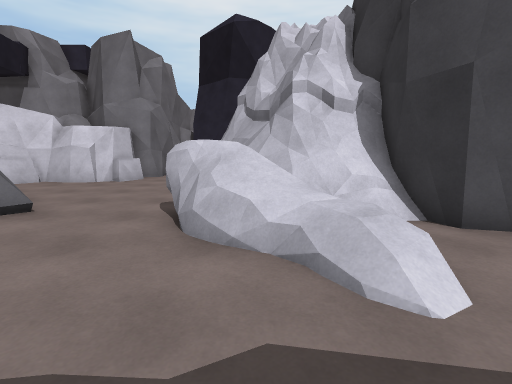
View 1 (above)

22 first-person views from a walk through a Unity game level. The camera is 1.4 m above the floor, tilts 8° down and sees 85° across. The floor is counted in squares, 1 m on a side. Each view is taken from the middle of a square. On the plan, view 1 faces up. The plan holds only what a view shows up to about 14 squares ahead; the rest is blank. The place goes on beyond the plan.

View 2
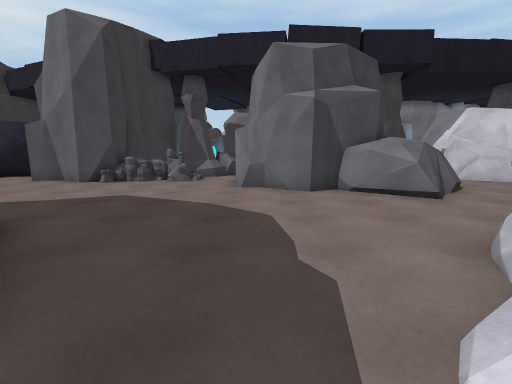

View 3
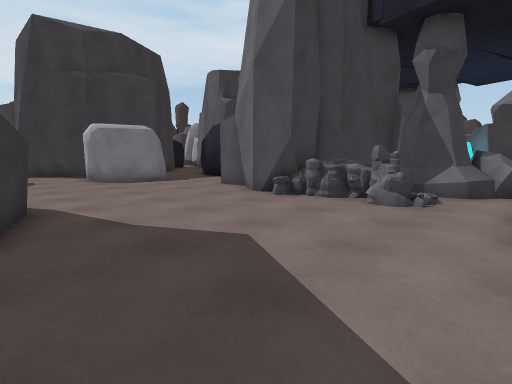

View 4
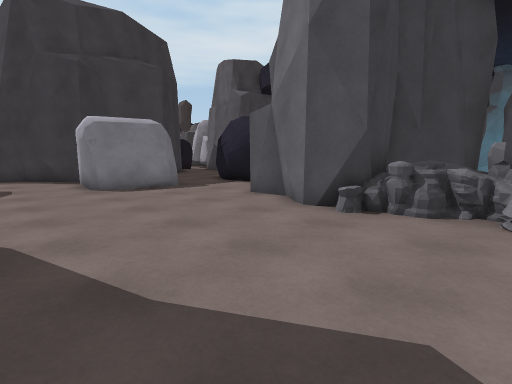

View 5
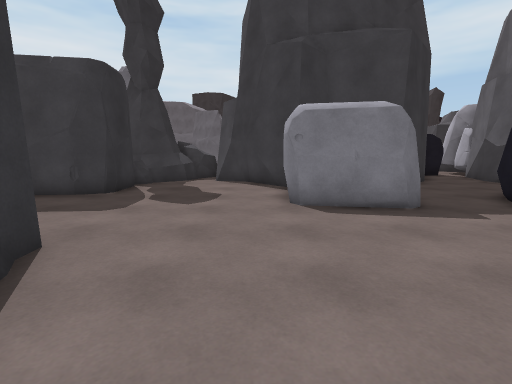

View 6
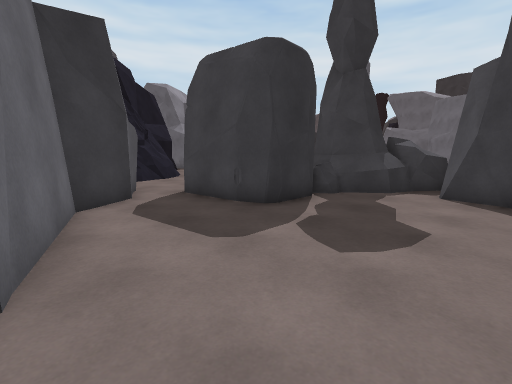

View 7
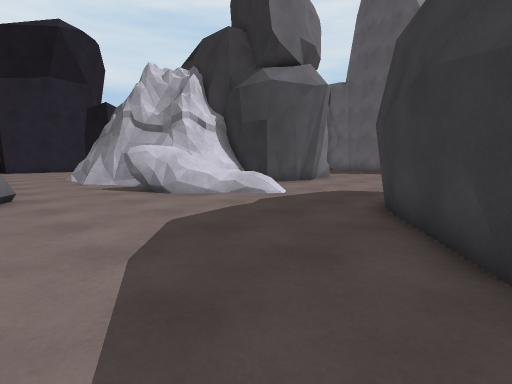

View 8
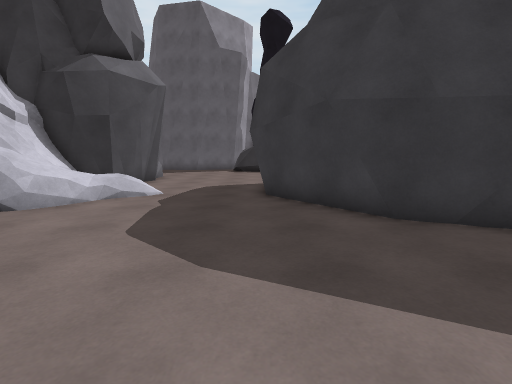

View 9
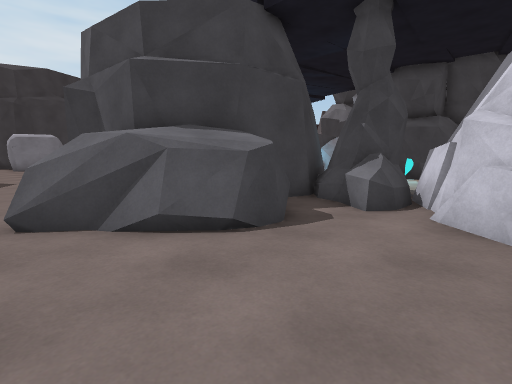

View 10
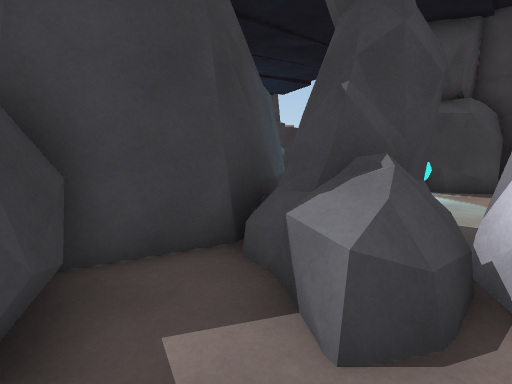

View 11
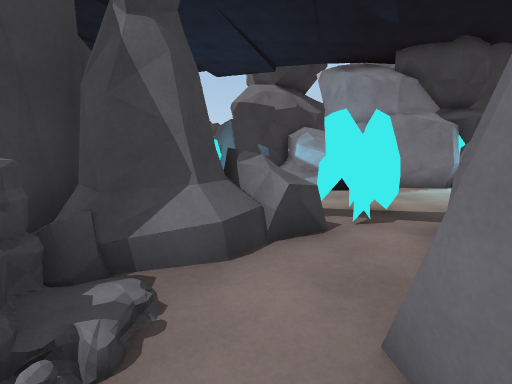

View 12
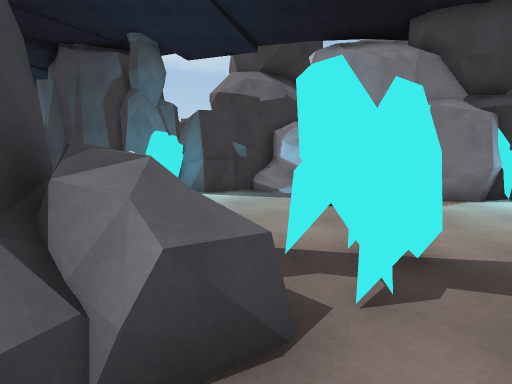

View 13
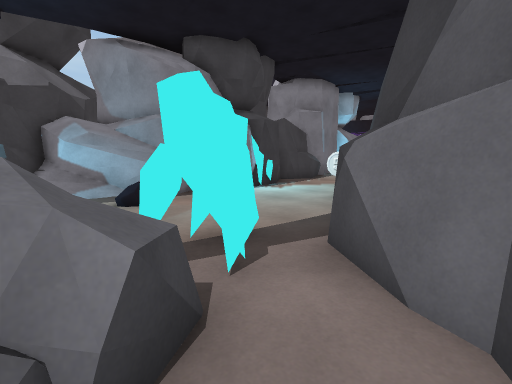

View 14
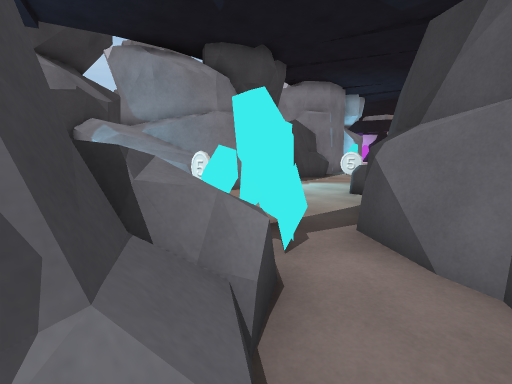

View 15
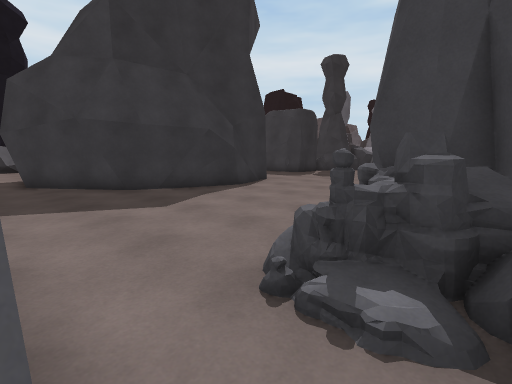

View 16
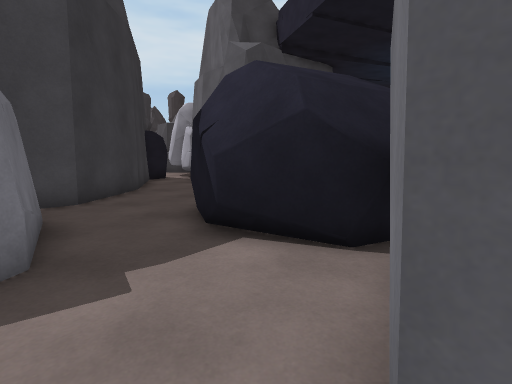

View 17
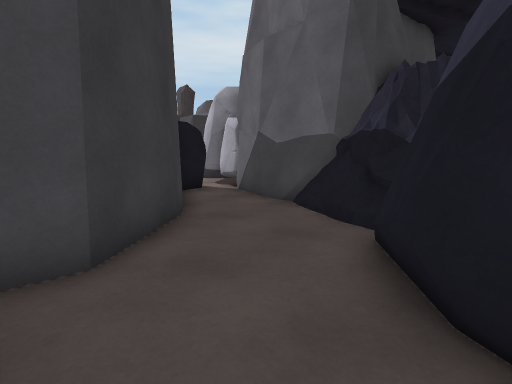

View 18
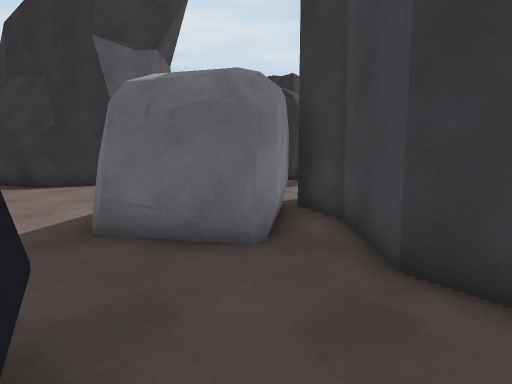

View 19
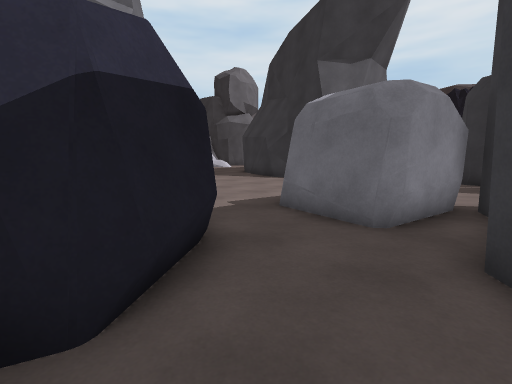

View 20
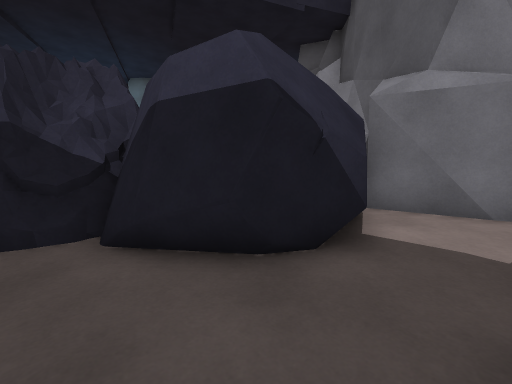

View 21
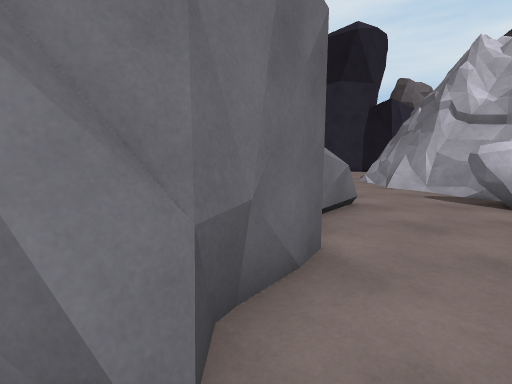

View 22
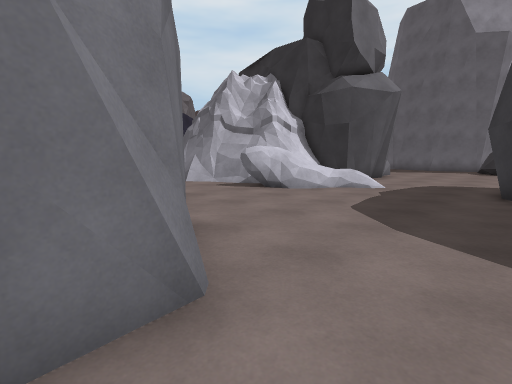

### Floor plan
Key: @ floor where view 1 was taken; # wall or solid block; . main floor; : floor 0.25 m higher than the main floor; / step, stairs or slope; = window, fence, low wall or low ledge; ^ raised ledge; v drop or lower ground; O other object.
Columns run from 26 left of view 1 to 6 right of it. Each row starts with its distance up from view 1.
 13               ##.##.... ##
 12              ###........##
 11             ##..........##
 10   ###......###=.........##
  9     ##...   ##=.OOO......##
  8      #..OOO ##..OOOO.....##
  7      #...OO#####OOOOO....v####
  6     ##.... #      OOO...O  =###
  5     #.....        OO.....O O .##
  4    ##......       #.......:  ..##
  3   ##^......##     #........//....
  2   ##.:O..OO###    #..............
  1 ###/.....OOO.##  ##..............
  0 ###........=..####........@......
 -1   ##...    #=..............##  ..
 -2   ##.     ###//...........##
 -3   #OO     ####OO.........##
 -4    O      ###OOO........##
 -5  #         ###OO.......##
 -6 ##           ##OO......#
 -7               ###......#
 -8                #.......#
 -9                #.......#
-10             ####.......#
-11             ###........###
-12           OOO............####
-13           OOOO..............##
-14          OOOOO..OOO..........##
-15         #OOOOO..OOOO..........#
-16         ##OOO..OO  O......OOOO...
-17         ##=....OOO O.....OOOOO...
-18         ##.......O#......O
-19         #=....######.....O
-20         #...###    ##....=#
-21         #...#       ###.####

Positions as (right, up) in squares from view 1, and headings:
1: (0, 0), facing up
2: (3, 1), facing left
3: (-3, 0), facing down-left
4: (-4, -3), facing down-left
5: (-6, -7), facing down
6: (-6, -11), facing down-right
7: (-6, -4), facing up-right
8: (-8, -1), facing right
9: (-5, 13), facing down-left
10: (-10, 11), facing down-left
11: (-10, -1), facing left
12: (-13, 0), facing left
13: (-13, -1), facing up-left
14: (-13, -2), facing up-left
15: (-13, 0), facing down-right
16: (-10, -10), facing down-left
17: (-11, -15), facing down-left
18: (-15, -17), facing right
19: (-16, -19), facing up-right
20: (-11, -18), facing up-left
21: (-8, -1), facing up
22: (-10, -2), facing up-right
